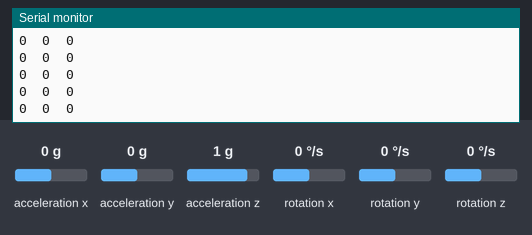
A sketch run on a simulated Arduino Leonardo, built with avr-gcc and run on an emulated ATmega32U4. Shown: the last lines printed to the serial monitor. Inputs (shaded band) come from the test bench; at power-on: rotation x 0 °/s, rotation y 0 °/s, rotation z 0 °/s, acceleration x 0 g, acceleration y 0 g, acceleration z 1 g.

Above: at 1.2 s.
1.3 s: rotation x set to -192 °/s
At 1.8 s:
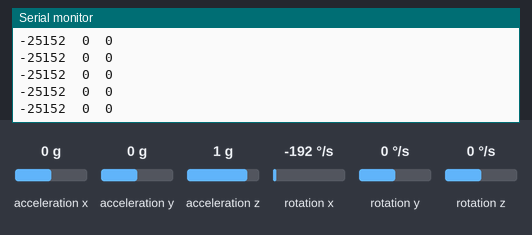
2.8 s: rotation y set to 100 °/s
At 3.8 s:
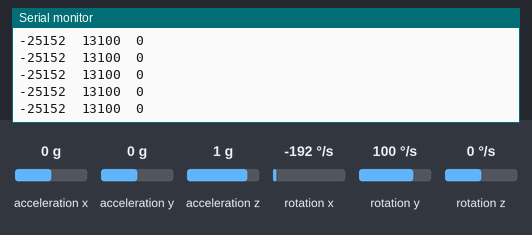
5.8 s: rotation z set to -192 °/s
At 6.8 s:
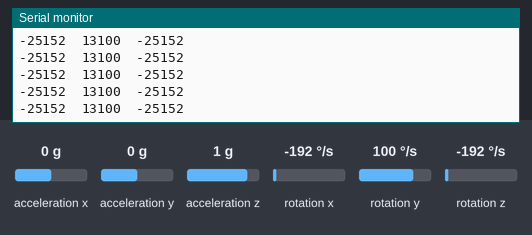
7.3 s: rotation x set to 0 °/s
At 8.1 s:
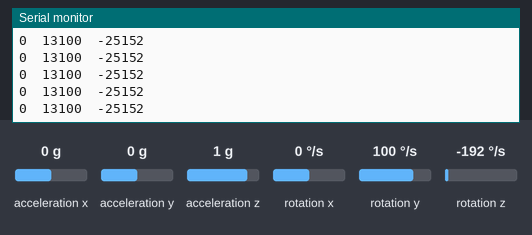
10.3 s: rotation x set to -100 °/s
At 11.2 s:
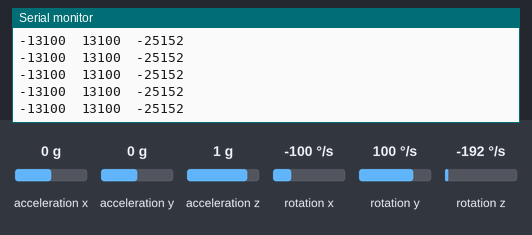
Timing chart, 0 to 12.0 s (numbered marks = the images above; inputs shaded):
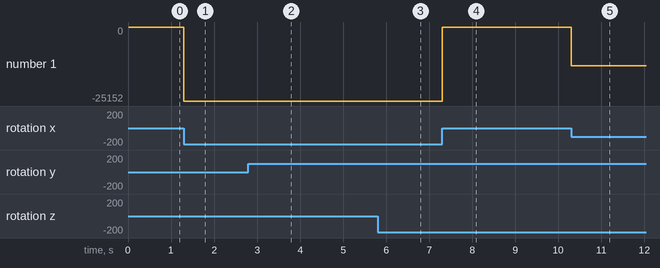

Measured:
- after the input at 1.3 s, the serial monitor: prints a new line at once (image 1)
- after the input at 2.8 s, the serial monitor: prints a new line at once (image 2)
- after the input at 5.8 s, the serial monitor: prints a new line at once (image 3)
- after the input at 7.3 s, the serial monitor: prints a new line at once (image 4)
- after the input at 10.3 s, the serial monitor: prints a new line at once (image 5)
- plotted number 1: 0 → -25152 after the input at 1.3 s, 0 → -13100 after the input at 10.3 s

The sketch:

MPU_6050-gyroscope.ino
```cpp
    /* Branchements :
      VCC -> 5V
      GND -> GND
      SCL -> SCL
      SDA -> SDA*/


    #include "Wire.h"  // Arduino Wire library
    #include "I2Cdev.h"  //bibliothèque I2Cdev à installer
    #include "MPU6050.h" //bibliothèque MPU6050 à installer
    // AD0 low = 0x68 (default for InvenSense evaluation board)
    // AD0 high = 0x69
    MPU6050 accelgyro;

    int16_t ax, ay, az;  //mesures brutes
    int16_t gx, gy, gz;

    void setup() {
      Wire.begin();  // bus I2C
      Serial.begin(9600); // liaison série
      while (!Serial) {
        ; // wait for serial port to connect. Needed for native USB (LEONARDO)
      }
      accelgyro.initialize();  // initialize device
    }

    void loop() {
      accelgyro.getMotion6(&ax, &ay, &az, &gx, &gy, &gz);
      // On peut aussi utiliser ces méthodes
      //accelgyro.getAcceleration(&ax, &ay, &az);
      //accelgyro.getRotation(&gx, &gy, &gz);

      // Affichage accel/gyro x/y/z
      /*Serial.print("a/g:\t");
      Serial.print(ax);
      Serial.print("\t");
      Serial.print(ay);
      Serial.print("\t");
      Serial.print(az);
      Serial.print("\t");*/
      Serial.print(gx);
      Serial.print("\t");
      Serial.print(gy);
      Serial.print("\t");
      Serial.print(gz);
      Serial.println("\t");
      //delay(1);
    }
```
